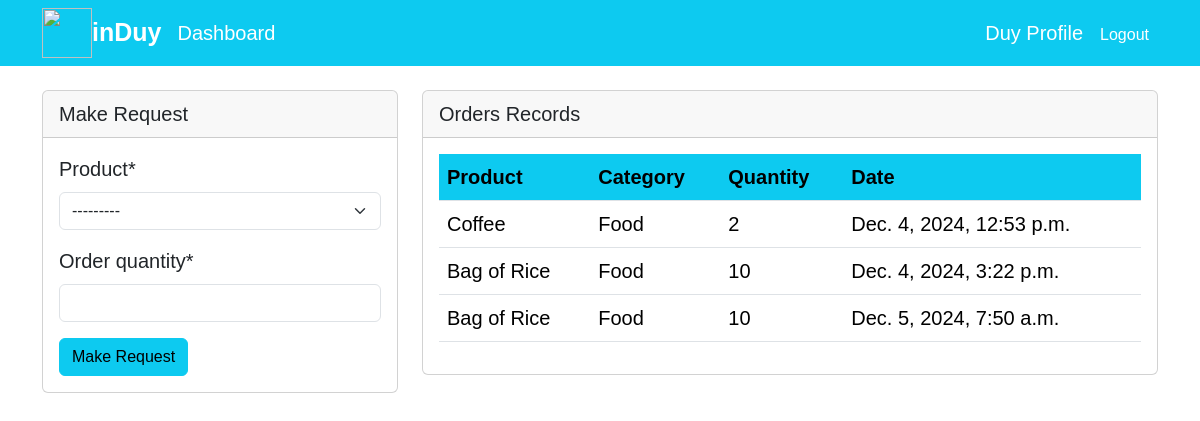
/dashboard/ (signed in), run on the app's committed database.
### dashboard/models.py (models this page shows, shortened)
class Order(models.Model):
    product = models.ForeignKey(Product, on_delete=models.CASCADE, null=True)
    staff = models.ForeignKey(User, models.CASCADE, null=True)
    order_quantity = models.PositiveBigIntegerField(null=True)
    date = models.DateTimeField(auto_now_add=True)
    class Meta:
        verbose_name_plural = 'Order'

class Product(models.Model):
    name = models.CharField(max_length=100, null=True)
    category = models.CharField(max_length=20, choices=CATEGORY, null=True)
    quantity = models.PositiveBigIntegerField(null=True)
    class Meta:
        verbose_name_plural = 'Product'
    def __str__(self):
        return f'{self.name} - {self.category} - {self.quantity}'

### dashboard/views.py (the view)
# urls.py: path("dashboard/", views.index, name='dashboard-index'),
@login_required
def index(request):
    orders = Order.objects.all()
    products = Product.objects.all()
    if request.method == 'POST':
        form = OrderForm(request.POST)
        if form.is_valid():
            instance = form.save(commit=False)
            instance.staff = request.user
            instance.save()
            return redirect('dashboard-index')
    else:
        form = OrderForm()
    context = {
        'orders': orders,
        'form': form,
        'products': products,
    }
    return render(request, "dashboard/index.html", context)

### dashboard/forms.py
class OrderForm(forms.ModelForm):
    class Meta:
        model = Order
        fields = ['product', 'order_quantity']

### templates/dashboard/index.html (shortened to what this page needs)
{% extends 'partials/base.html' %}
{%block content%}
    {%if user.is_authenticated and user.is_staff and user.is_superuser%}
    {% include 'partials/topnav.html' %}
        <div class="container">
            <div class="row my-5">
                <div class="col-md-6">
                    <div class="bg-white">
                        <canvas id="myChart1" width="400" height="300"></canvas>
                        <script>
                            var ctx = document.getElementById('myChart1').getContext('2d');
                            var myChart1 = new Chart(ctx, {
                                type: 'pie',
                                data: {
                                    labels: [{% for order in orders %}'{{order.product.name}}',{% endfor %}],
                                    datasets: [{
                                        label: 'Orders',
                                        data: [{% for order in orders %}{{order.order_quantity}},{% endfor %}],
                                        backgroundColor: [
                                            'rgba(255, 99, 132, 1)',
                                            'rgba(54, 162, 235, 1)',
                                            'rgba(255, 206, 86, 1)',
                                            'rgba(75, 192, 192, 1)',
                                            'rgba(153, 102, 255, 1)',
                                            'rgba(223, 159, 64, 1)',
                                            'rgba(255, 88, 132, 1)',
                                            'rgba(13, 162, 235, 1)',
                                            'rgba(81, 206, 86, 1)',
                                            'rgba(75, 67, 192, 1)',
                                            'rgba(153, 92, 255, 1)',
                                            'rgba(255, 159, 3, 1)',
                                        ],
                                        borderColor: [
                                            'rgba(255, 99, 132, 1)',
                                            'rgba(54, 162, 235, 1)',
                                            'rgba(255, 206, 86, 1)',
                                            'rgba(75, 192, 192, 1)',
                                            'rgba(153, 102, 255, 1)',
                                            'rgba(223, 159, 64, 1)',
                                            'rgba(255, 88, 132, 1)',
                                            'rgba(13, 162, 235, 1)',
                                            'rgba(81, 206, 86, 1)',
                                            'rgba(75, 67, 192, 1)',
                                            'rgba(153, 92, 255, 1)',
                                            'rgba(255, 159, 3, 1)',
                                        ],
                                        borderWidth: 1
                                    }]
                                },
                                options: {
                                    scales: {
                                        yAxes: [{
                                            ticks: {
                                                beginAtZero: true
                                            }
                                        }]
                                    }
                                }
                            });
                        </script>
                    </div>
                </div>
                <div class="col-md-6">
                    <div class="bg-white">
                        <canvas id="myChart" width="400" height="300"></canvas>
                        <script>
                            var ctx = document.getElementById('myChart').getContext('2d');
                            var myChart = new Chart(ctx, {
                                type: 'bar',
                                data: {
                                    labels: [{% for product in products %}'{{product.name}}',{% endfor %}],
                                    datasets: [{
                                        label: 'Products',
                                        data: [{% for product in products %}{{product.quantity}},{% endfor %}],
                                        backgroundColor: [
                                            'rgba(255, 99, 132, 1)',
                                            'rgba(54, 162, 235, 1)',
                                            'rgba(255, 206, 86, 1)',
                                            'rgba(75, 192, 192, 1)',
                                            'rgba(153, 102, 255, 1)',
                                            'rgba(223, 159, 64, 1)',
                                            'rgba(255, 88, 132, 1)',
                                            'rgba(13, 162, 235, 1)',
                                            'rgba(81, 206, 86, 1)',
                                            'rgba(75, 67, 192, 1)',
                                            'rgba(153, 92, 255, 1)',
                                            'rgba(255, 159, 3, 1)',
                                        ],
                                        borderColor: [
                                            'rgba(255, 99, 132, 1)',
                                            'rgba(54, 162, 235, 1)',
                                            'rgba(255, 206, 86, 1)',
                                            'rgba(75, 192, 192, 1)',
                                            'rgba(153, 102, 255, 1)',
                                            'rgba(255, 159, 64, 1)',
                                            'rgba(255, 88, 132, 1)',
                                            'rgba(13, 162, 235, 1)',
                                            'rgba(81, 206, 86, 1)',
                                            'rgba(75, 67, 192, 1)',
                                            'rgba(153, 92, 255, 1)',
                                            'rgba(255, 159, 3, 1)',
                                        ],
                                        borderWidth: 1
                                    }]
                                },
                                options: {
                                    scales: {
                                        yAxes: [{
                                            ticks: {
                                                beginAtZero: true
                                            }
                                        }]
                                    }
                                }
                            });
                        </script>
                    </div>
                </div>
            </div>
        </div>
    {%else%}
    {% include 'dashboard/staff_index.html' %}
    {%endif%}
{%endblock%}

### templates/partials/nav.html (shortened to what this page needs)
<nav class="navbar navbar-expand-lg navbar-info bg-info">
    <div class="container d-flex justify-content-between align-items-center">
        <div class="d-flex align-items-center">
            <img src="https://cdn-icons-png.freepik.com/256/10996/10996271.png?semt=ais_hybrid" alt="" style="width: 50px; height: 50px;">
            <a class="navbar-brand text-white font-weight-bold mr-3" href="{% url 'dashboard-index' %}" style="font-weight: 600; font-size: 25px;">inDuy</a>
            {% if user.is_authenticated %}
            <a class="nav-link text-white p-0" href="{% url 'dashboard-index' %}">Dashboard</a>
            {% endif %}
        </div>
        <div class="d-flex align-items-center">
            {% if user.is_authenticated %}
            <a class="nav-link text-white mx-2" href="{% url 'user-profile' %}">{{user.username}} Profile</a>
            <form method="POST" action="{% url 'logout' %}" class="d-inline">
                <button type="submit" class="btn btn-link text-white mx-2 p-0" style="text-decoration: none;">Logout</button>
            </form>
            {% else %}
            <a class="nav-link text-white mx-2" href="{% url 'user-register' %}">Register</a>
            <a class="nav-link text-white mx-2" href="{% url 'user-login' %}">Login</a>
            {% endif %}
        </div>
    </div>
</nav>

### templates/dashboard/staff_index.html (shortened to what this page needs)
{% load crispy_forms_filters %}
{% load crispy_forms_tags %}
<div class="container">
    <div class="row mt-4">
        <div class="col-md-4">
            <div class="card">
                <div class="card-header">
                    Make Request
                </div>
                <div class="card-body">
                    <form method="POST">
                        {{ form|crispy }}
                        <input class="btn btn-info btn-block" type="submit" value="Make Request">
                    </form>
                </div>
            </div>
        </div>
        <div class="col-md-8">
            <div class="card">
                <div class="card-header">
                    Orders Records
                </div>
                <div class="card-body">
                    <table class="table bg-white">
                        <thead style="background-color: rgb(13, 202, 240);" class="bg-info text-white">
                            <tr>
                                <th style="background-color: rgb(13, 202, 240);" scope="col">Product</th>
                                <th style="background-color: rgb(13, 202, 240);" scope="col">Category</th>
                                <th style="background-color: rgb(13, 202, 240);" scope="col">Quantity</th>
                                <th style="background-color: rgb(13, 202, 240);" scope="col">Date</th>
                            </tr>
                        </thead>
                        <tbody>
							{% for order in orders %}
                            {% if order.staff == user %}
                            <tr>
                                <td>{{order.product.name}}</td>
                                <td>{{order.product.category}}</td>
                                <td>{{order.order_quantity}}</td>
                                <td>{{order.date}}</td>
                            </tr>
                            {% endif %}
                            {% endfor %}
                        </tbody>
                    </table>
                </div>
            </div>
        </div>
    </div>
</div>

### data on the page
Order: product.name "Coffee", product.category "Food", order_quantity "2", date "Dec. 4, 2024, 12:53 p.m."
Order: product.name "Bag of Rice", product.category "Food", order_quantity "10", date "Dec. 4, 2024, 3:22 p.m."
Order: product.name "Bag of Rice", product.category "Food", order_quantity "10", date "Dec. 5, 2024, 7:50 a.m."

### other printed values
{{ user.username }} "Duy"
